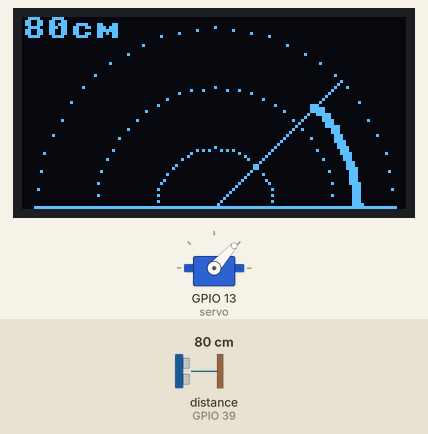
This program was run on a simulated ESP32 board running MicroPython. Parts: 128×64 one-colour display, servo. The test bench sets the inputs (shaded band); at power-on: distance to the obstacle (sensor on GPIO 39) 80 cm. The echo pulse lasts 58.3 µs per cm; servo angles are drawn from the pulse width (0.5 ms = 0°, 2.5 ms = 180°); library files of the repository ran but are not shown: ssd1306.py; what the program prints to the serial console is not drawn.

Above: at 1.24 s.
1.3 s: distance to the obstacle (sensor on GPIO 39) set to 250 cm
At 1.4 s:
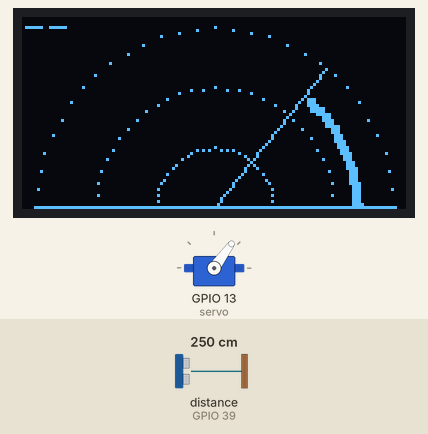
3.0 s: distance to the obstacle (sensor on GPIO 39) set to 2 cm
At 3.07 s:
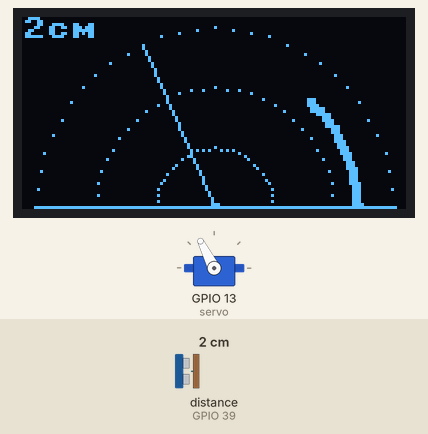
4.7 s: distance to the obstacle (sensor on GPIO 39) set to 120 cm
At 4.81 s:
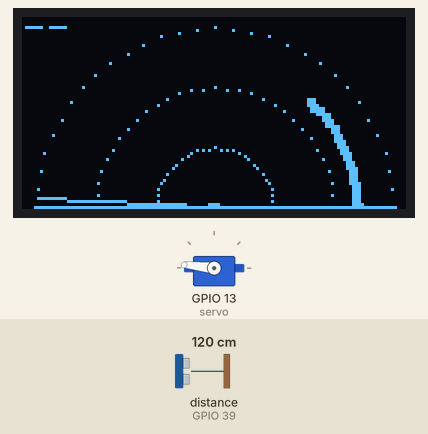
6.5 s: distance to the obstacle (sensor on GPIO 39) set to 4 cm
At 6.76 s:
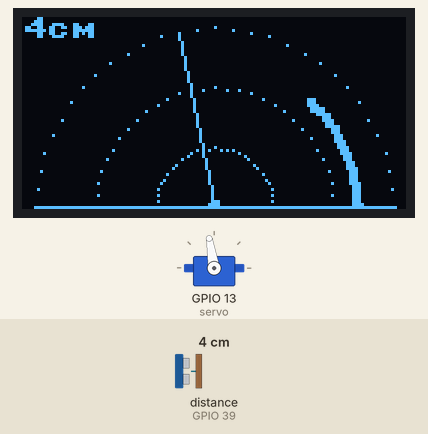
Timing chart, 0 to 11.4 s (numbered marks = the images above; inputs shaded):
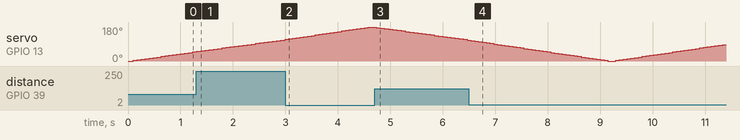

Measured:
- after the input at 1.3 s, the display: first differs from a run without the input after 0.09 s (image 1)
- after the input at 3.0 s, the display: changes after 0.07 s (image 2)
- after the input at 4.7 s, the display: changes after 0.11 s (image 3)
- after the input at 6.5 s, the display: first changes at once (image 4 shows a later state)

The program:

sonar_radar.py
```python
# Sonar Radar: a servo sweeps an ultrasonic sensor back and forth,
# and the OLED draws what it "sees" like a radar screen.
import math
import time
from machine import Pin, PWM, I2C
import ssd1306
from distance import DistanceSensor

SERVO_PIN = 13
SERVO_MIN_NS = 500_000     # pulse for 0°   (see the Servo lesson)
SERVO_MAX_NS = 2_500_000   # pulse for 180°

RANGE_CM = 100    # objects further away than this aren't drawn
STEP = 3          # degrees to move between measurements
SETTLE_MS = 40    # time for the servo to reach each new angle

# The radar is a half circle: its centre is at the middle of the
# bottom edge of the screen, and its radius fills the screen height.
CENTRE_X = 64
CENTRE_Y = 63
RADIUS = 60

# Step 1: set up each component
servo = PWM(Pin(SERVO_PIN), freq=50, duty_u16=0)
sensor = DistanceSensor(trigger_pin=5, echo_pin=39, max_cm=RANGE_CM + 20)
i2c = I2C(0, scl=Pin(22), sda=Pin(21))
display = ssd1306.SSD1306_I2C(128, 64, i2c)

# One entry per angle we measure: the distance seen there, or None
blips = {}


# Step 2: small functions for each job
def set_angle(angle):
    pulse = SERVO_MIN_NS + (SERVO_MAX_NS - SERVO_MIN_NS) * angle // 180
    servo.duty_ns(pulse)


def polar_to_screen(angle, length):
    # Convert "angle and distance from the centre" into x, y pixels.
    # 0° points right, 90° points straight up, 180° points left.
    radians = math.radians(angle)
    x = CENTRE_X + int(length * math.cos(radians))
    y = CENTRE_Y - int(length * math.sin(radians))
    return x, y


def draw_grid():
    # Three range rings (a third, two thirds and full range)...
    for ring in (RADIUS // 3, 2 * RADIUS // 3, RADIUS):
        for angle in range(0, 181, 6):
            x, y = polar_to_screen(angle, ring)
            display.pixel(x, y, 1)
    # ...and a line along the bottom
    display.hline(CENTRE_X - RADIUS, CENTRE_Y, 2 * RADIUS + 1, 1)


def draw(sweep_angle):
    display.fill(0)
    draw_grid()
    # the sweep line
    x, y = polar_to_screen(sweep_angle, RADIUS)
    display.line(CENTRE_X, CENTRE_Y, x, y, 1)
    # a small filled square for every echo we've seen
    for angle, cm in blips.items():
        bx, by = polar_to_screen(angle, cm * RADIUS // RANGE_CM)
        display.fill_rect(bx - 1, by - 1, 3, 3, 1)
    # the latest distance, in the top-left corner
    cm = blips.get(sweep_angle)
    display.text("--" if cm is None else str(cm) + "cm", 0, 0, 1)
    display.show()


def scan(angle):
    set_angle(angle)
    time.sleep_ms(SETTLE_MS)
    cm = sensor.distance_cm()
    # Replace whatever was at this angle last time: that's what
    # clears old blips as the sweep passes over them.
    if cm is not None and cm <= RANGE_CM:
        blips[angle] = int(cm)
    elif angle in blips:
        del blips[angle]
    print(angle, "degrees:", cm, "cm")
    draw(angle)


# Step 3: sweep left to right, then right to left, forever
while True:
    for angle in range(0, 181, STEP):
        scan(angle)
    for angle in range(180, -1, -STEP):
        scan(angle)
```

distance.py
```python
# distance.py - measure distance with an HC-SR04 ultrasonic sensor.
#
# Wiring (see the Ultrasonic Sensors lesson):
#   VCC -> 3V3 (HC-SR04P / 3.3 V version) or VIN (classic 5 V HC-SR04)
#   TRIG -> GPIO 5
#   ECHO -> GPIO 39 (through a voltage divider if the sensor runs on 5 V)
#   GND -> GND
#
# Usage:
#   from distance import DistanceSensor
#   sensor = DistanceSensor(trigger_pin=5, echo_pin=39)
#   print(sensor.distance_cm())   # a number, or None if nothing was in range

import time
from machine import Pin, time_pulse_us

# Sound travels about 0.0343 cm per microsecond. The echo time covers the
# trip there AND back, so we halve it.
CM_PER_MICROSECOND = 0.0343 / 2

# The sensor needs a short rest between measurements, or it can hear the
# echo of the previous ping.
MIN_GAP_MS = 60


class DistanceSensor:
    def __init__(self, trigger_pin, echo_pin, max_cm=250):
        self.trigger = Pin(trigger_pin, Pin.OUT, value=0)
        self.echo = Pin(echo_pin, Pin.IN)
        # Longest echo worth waiting for, plus a little extra
        self.timeout_us = int(max_cm / CM_PER_MICROSECOND) + 2000
        self._last_ping = time.ticks_ms() - MIN_GAP_MS

    def distance_cm(self):
        # Wait if we pinged too recently
        wait = MIN_GAP_MS - time.ticks_diff(time.ticks_ms(), self._last_ping)
        if wait > 0:
            time.sleep_ms(wait)

        # A 10 microsecond pulse on TRIG tells the sensor to send a ping
        self.trigger.value(1)
        time.sleep_us(10)
        self.trigger.value(0)
        self._last_ping = time.ticks_ms()

        # ECHO goes high for as long as the sound took to come back
        duration = time_pulse_us(self.echo, 1, self.timeout_us)
        if duration < 0:
            return None   # no echo: nothing in range
        return round(duration * CM_PER_MICROSECOND, 1)
```
